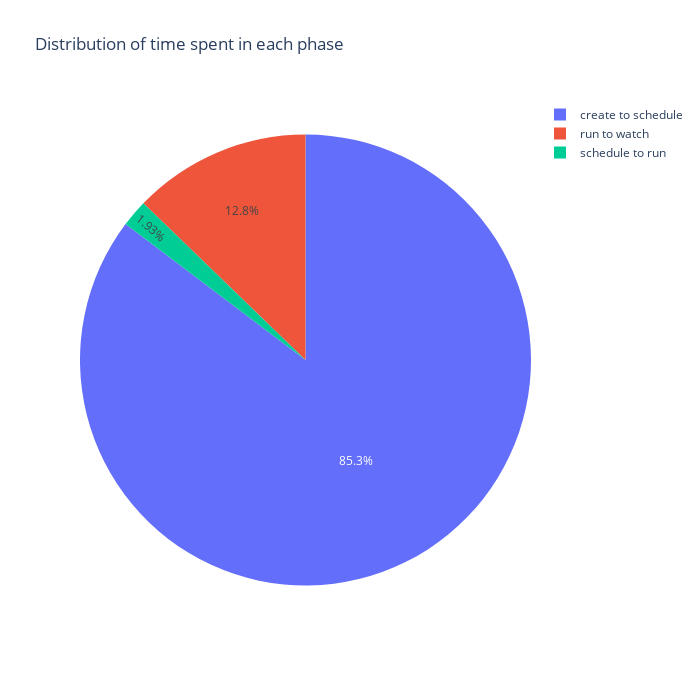

The notebook cell saved with this chart:
### Markdown cell above
# Piechart

### Code cell
piechart_plotting("../timeline-2000nodes.csv", state="Stateless")

### Figure 1 — Plotly figure (JSON) as saved in the notebook; plotly's stock layout.template omitted (floating-point values rounded to 4 significant figures)
{"data": [{"labels": ["create to schedule", "schedule to run", "run to watch"], "type": "pie", "values": [69460390, 1573104, 10401000]}], "layout": {"autosize": false, "height": 700, "title": {"text": "Distribution of time spent in each phase"}, "width": 700}}
